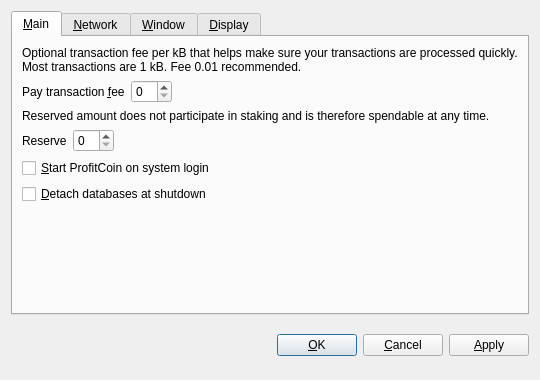
<?xml version="1.0" encoding="UTF-8"?>
<ui version="4.0">
 <class>OptionsDialog</class>
 <widget class="QDialog" name="OptionsDialog">
  <property name="geometry">
   <rect>
    <x>0</x>
    <y>0</y>
    <width>540</width>
    <height>380</height>
   </rect>
  </property>
  <property name="windowTitle">
   <string>Options</string>
  </property>
  <property name="modal">
   <bool>true</bool>
  </property>
  <layout class="QVBoxLayout" name="verticalLayout">
   <item>
    <widget class="QTabWidget" name="tabWidget">
     <property name="tabPosition">
      <enum>QTabWidget::North</enum>
     </property>
     <property name="currentIndex">
      <number>0</number>
     </property>
     <widget class="QWidget" name="tabMain">
      <attribute name="title">
       <string>&amp;Main</string>
      </attribute>
      <layout class="QVBoxLayout" name="verticalLayout_Main">
       <item>
        <widget class="QLabel" name="transactionFeeInfoLabel">
         <property name="text">
          <string>Optional transaction fee per kB that helps make sure your transactions are processed quickly. Most transactions are 1 kB. Fee 0.01 recommended.</string>
         </property>
         <property name="textFormat">
          <enum>Qt::PlainText</enum>
         </property>
         <property name="wordWrap">
          <bool>true</bool>
         </property>
        </widget>
       </item>
       <item>
        <layout class="QHBoxLayout" name="horizontalLayoutFee">
         <item>
          <widget class="QLabel" name="transactionFeeLabel">
           <property name="text">
            <string>Pay transaction &amp;fee</string>
           </property>
           <property name="textFormat">
            <enum>Qt::PlainText</enum>
           </property>
           <property name="buddy">
            <cstring>transactionFee</cstring>
           </property>
          </widget>
         </item>
         <item>
          <widget class="BitcoinAmountField" name="transactionFee"/>
         </item>
         <item>
          <spacer name="horizontalSpacerFee">
           <property name="orientation">
            <enum>Qt::Horizontal</enum>
           </property>
           <property name="sizeHint" stdset="0">
            <size>
             <width>40</width>
             <height>20</height>
            </size>
           </property>
          </spacer>
         </item>
        </layout>
       </item>
       <item>
        <widget class="QLabel" name="reserveBalanceInfoLabel">
         <property name="text">
          <string>Reserved amount does not participate in staking and is therefore spendable at any time.</string>
         </property>
         <property name="textFormat">
          <enum>Qt::PlainText</enum>
         </property>
         <property name="wordWrap">
          <bool>true</bool>
         </property>
        </widget>
       </item>
       <item>
        <layout class="QHBoxLayout" name="horizontalLayoutReserveBalance">
         <item>
          <widget class="QLabel" name="reserveBalanceLabel">
           <property name="text">
            <string>Reserve</string>
           </property>
           <property name="textFormat">
            <enum>Qt::PlainText</enum>
           </property>
           <property name="buddy">
            <cstring>reserveBalance</cstring>
           </property>
          </widget>
         </item>
         <item>
          <widget class="BitcoinAmountField" name="reserveBalance"/>
         </item>
         <item>
          <spacer name="horizontalSpacerReserveBalance">
           <property name="orientation">
            <enum>Qt::Horizontal</enum>
           </property>
           <property name="sizeHint" stdset="0">
            <size>
             <width>40</width>
             <height>20</height>
            </size>
           </property>
          </spacer>
         </item>
        </layout>
       </item>
       <item>
        <widget class="QCheckBox" name="bitcoinAtStartup">
         <property name="toolTip">
          <string>Automatically start ProfitCoin after logging in to the system.</string>
         </property>
         <property name="text">
          <string>&amp;Start ProfitCoin on system login</string>
         </property>
        </widget>
       </item>
       <item>
        <widget class="QCheckBox" name="detachDatabases">
         <property name="toolTip">
          <string>Detach block and address databases at shutdown. This means they can be moved to another data directory, but it slows down shutdown. The wallet is always detached.</string>
         </property>
         <property name="text">
          <string>&amp;Detach databases at shutdown</string>
         </property>
        </widget>
       </item>
       <item>
        <spacer name="verticalSpacer_Main">
         <property name="orientation">
          <enum>Qt::Vertical</enum>
         </property>
         <property name="sizeHint" stdset="0">
          <size>
           <width>20</width>
           <height>40</height>
          </size>
         </property>
        </spacer>
       </item>
      </layout>
     </widget>
     <widget class="QWidget" name="tabNetwork">
      <attribute name="title">
       <string>&amp;Network</string>
      </attribute>
      <layout class="QVBoxLayout" name="verticalLayout_Network">
       <item>
        <widget class="QCheckBox" name="mapPortUpnp">
         <property name="toolTip">
          <string>Automatically open the ProfitCoin client port on the router. This only works when your router supports UPnP and it is enabled.</string>
         </property>
         <property name="text">
          <string>Map port using &amp;UPnP</string>
         </property>
        </widget>
       </item>
       <item>
        <widget class="QCheckBox" name="connectSocks">
         <property name="toolTip">
          <string>Connect to the ProfitCoin network through a SOCKS proxy (e.g. when connecting through Tor).</string>
         </property>
         <property name="text">
          <string>&amp;Connect through SOCKS proxy:</string>
         </property>
        </widget>
       </item>
       <item>
        <layout class="QHBoxLayout" name="horizontalLayout_Network">
         <item>
          <widget class="QLabel" name="proxyIpLabel">
           <property name="text">
            <string>Proxy &amp;IP:</string>
           </property>
           <property name="textFormat">
            <enum>Qt::PlainText</enum>
           </property>
           <property name="buddy">
            <cstring>proxyIp</cstring>
           </property>
          </widget>
         </item>
         <item>
          <widget class="QValidatedLineEdit" name="proxyIp">
           <property name="maximumSize">
            <size>
             <width>140</width>
             <height>16777215</height>
            </size>
           </property>
           <property name="toolTip">
            <string>IP address of the proxy (e.g. 127.0.0.1)</string>
           </property>
          </widget>
         </item>
         <item>
          <widget class="QLabel" name="proxyPortLabel">
           <property name="text">
            <string>&amp;Port:</string>
           </property>
           <property name="textFormat">
            <enum>Qt::PlainText</enum>
           </property>
           <property name="buddy">
            <cstring>proxyPort</cstring>
           </property>
          </widget>
         </item>
         <item>
          <widget class="QLineEdit" name="proxyPort">
           <property name="maximumSize">
            <size>
             <width>55</width>
             <height>16777215</height>
            </size>
           </property>
           <property name="toolTip">
            <string>Port of the proxy (e.g. 9050)</string>
           </property>
          </widget>
         </item>
         <item>
          <widget class="QLabel" name="socksVersionLabel">
           <property name="text">
            <string>SOCKS &amp;Version:</string>
           </property>
           <property name="textFormat">
            <enum>Qt::PlainText</enum>
           </property>
           <property name="buddy">
            <cstring>socksVersion</cstring>
           </property>
          </widget>
         </item>
         <item>
          <widget class="QValueComboBox" name="socksVersion">
           <property name="toolTip">
            <string>SOCKS version of the proxy (e.g. 5)</string>
           </property>
          </widget>
         </item>
         <item>
          <spacer name="horizontalSpacer_Network">
           <property name="orientation">
            <enum>Qt::Horizontal</enum>
           </property>
           <property name="sizeHint" stdset="0">
            <size>
             <width>40</width>
             <height>20</height>
            </size>
           </property>
          </spacer>
         </item>
        </layout>
       </item>
       <item>
        <spacer name="verticalSpacer_Network">
         <property name="orientation">
          <enum>Qt::Vertical</enum>
         </property>
         <property name="sizeHint" stdset="0">
          <size>
           <width>20</width>
           <height>40</height>
          </size>
         </property>
        </spacer>
       </item>
      </layout>
     </widget>
     <widget class="QWidget" name="tabWindow">
      <attribute name="title">
       <string>&amp;Window</string>
      </attribute>
      <layout class="QVBoxLayout" name="verticalLayout_Window">
       <item>
        <widget class="QCheckBox" name="minimizeToTray">
         <property name="toolTip">
          <string>Show only a tray icon after minimizing the window.</string>
         </property>
         <property name="text">
          <string>&amp;Minimize to the tray instead of the taskbar</string>
         </property>
        </widget>
       </item>
       <item>
        <widget class="QCheckBox" name="minimizeOnClose">
         <property name="toolTip">
          <string>Minimize instead of exit the application when the window is closed. When this option is enabled, the application will be closed only after selecting Quit in the menu.</string>
         </property>
         <property name="text">
          <string>M&amp;inimize on close</string>
         </property>
        </widget>
       </item>
       <item>
        <spacer name="verticalSpacer_Window">
         <property name="orientation">
          <enum>Qt::Vertical</enum>
         </property>
         <property name="sizeHint" stdset="0">
          <size>
           <width>20</width>
           <height>40</height>
          </size>
         </property>
        </spacer>
       </item>
      </layout>
     </widget>
     <widget class="QWidget" name="tabDisplay">
      <attribute name="title">
       <string>&amp;Display</string>
      </attribute>
      <layout class="QVBoxLayout" name="verticalLayout_Display">
       <item>
        <layout class="QHBoxLayout" name="horizontalLayout_1_Display">
         <item>
          <widget class="QLabel" name="langLabel">
           <property name="text">
            <string>User Interface &amp;language:</string>
           </property>
           <property name="textFormat">
            <enum>Qt::PlainText</enum>
           </property>
           <property name="buddy">
            <cstring>lang</cstring>
           </property>
          </widget>
         </item>
         <item>
          <widget class="QValueComboBox" name="lang">
           <property name="toolTip">
            <string>The user interface language can be set here. This setting will take effect after restarting ProfitCoin.</string>
           </property>
          </widget>
         </item>
        </layout>
       </item>
       <item>
        <layout class="QHBoxLayout" name="horizontalLayout_2_Display">
         <item>
          <widget class="QLabel" name="unitLabel">
           <property name="text">
            <string>&amp;Unit to show amounts in:</string>
           </property>
           <property name="textFormat">
            <enum>Qt::PlainText</enum>
           </property>
           <property name="buddy">
            <cstring>unit</cstring>
           </property>
          </widget>
         </item>
         <item>
          <widget class="QValueComboBox" name="unit">
           <property name="toolTip">
            <string>Choose the default subdivision unit to show in the interface and when sending coins.</string>
           </property>
          </widget>
         </item>
        </layout>
       </item>
       <item>
        <widget class="QCheckBox" name="displayAddresses">
         <property name="toolTip">
          <string>Whether to show ProfitCoin addresses in the transaction list or not.</string>
         </property>
         <property name="text">
          <string>&amp;Display addresses in transaction list</string>
         </property>
        </widget>
       </item>
       <item>
        <widget class="QCheckBox" name="coinControlFeatures">
         <property name="toolTip">
          <string>Whether to show coin control features or not.</string>
         </property>
         <property name="text">
          <string>Display coin &amp;control features (experts only!)</string>
         </property>
        </widget>
       </item>
       <item>
        <spacer name="verticalSpacer_Display">
         <property name="orientation">
          <enum>Qt::Vertical</enum>
         </property>
         <property name="sizeHint" stdset="0">
          <size>
           <width>20</width>
           <height>40</height>
          </size>
         </property>
        </spacer>
       </item>
      </layout>
     </widget>
    </widget>
   </item>
   <item>
    <layout class="QHBoxLayout" name="horizontalLayout_Buttons">
     <item>
      <spacer name="horizontalSpacer_1">
       <property name="orientation">
        <enum>Qt::Horizontal</enum>
       </property>
       <property name="sizeHint" stdset="0">
        <size>
         <width>40</width>
         <height>48</height>
        </size>
       </property>
      </spacer>
     </item>
     <item>
      <widget class="QLabel" name="statusLabel">
       <property name="font">
        <font>
         <weight>75</weight>
         <bold>true</bold>
        </font>
       </property>
       <property name="text">
        <string/>
       </property>
       <property name="textFormat">
        <enum>Qt::PlainText</enum>
       </property>
       <property name="wordWrap">
        <bool>true</bool>
       </property>
      </widget>
     </item>
     <item>
      <spacer name="horizontalSpacer_2">
       <property name="orientation">
        <enum>Qt::Horizontal</enum>
       </property>
       <property name="sizeHint" stdset="0">
        <size>
         <width>40</width>
         <height>48</height>
        </size>
       </property>
      </spacer>
     </item>
     <item>
      <widget class="QPushButton" name="okButton">
       <property name="text">
        <string>&amp;OK</string>
       </property>
      </widget>
     </item>
     <item>
      <widget class="QPushButton" name="cancelButton">
       <property name="text">
        <string>&amp;Cancel</string>
       </property>
       <property name="autoDefault">
        <bool>false</bool>
       </property>
      </widget>
     </item>
     <item>
      <widget class="QPushButton" name="applyButton">
       <property name="text">
        <string>&amp;Apply</string>
       </property>
       <property name="autoDefault">
        <bool>false</bool>
       </property>
      </widget>
     </item>
    </layout>
   </item>
  </layout>
 </widget>
 <customwidgets>
  <customwidget>
   <class>BitcoinAmountField</class>
   <extends>QSpinBox</extends>
   <header>bitcoinamountfield.h</header>
  </customwidget>
  <customwidget>
   <class>QValueComboBox</class>
   <extends>QComboBox</extends>
   <header>qvaluecombobox.h</header>
  </customwidget>
  <customwidget>
   <class>QValidatedLineEdit</class>
   <extends>QLineEdit</extends>
   <header>qvalidatedlineedit.h</header>
  </customwidget>
 </customwidgets>
 <resources/>
 <connections/>
</ui>
